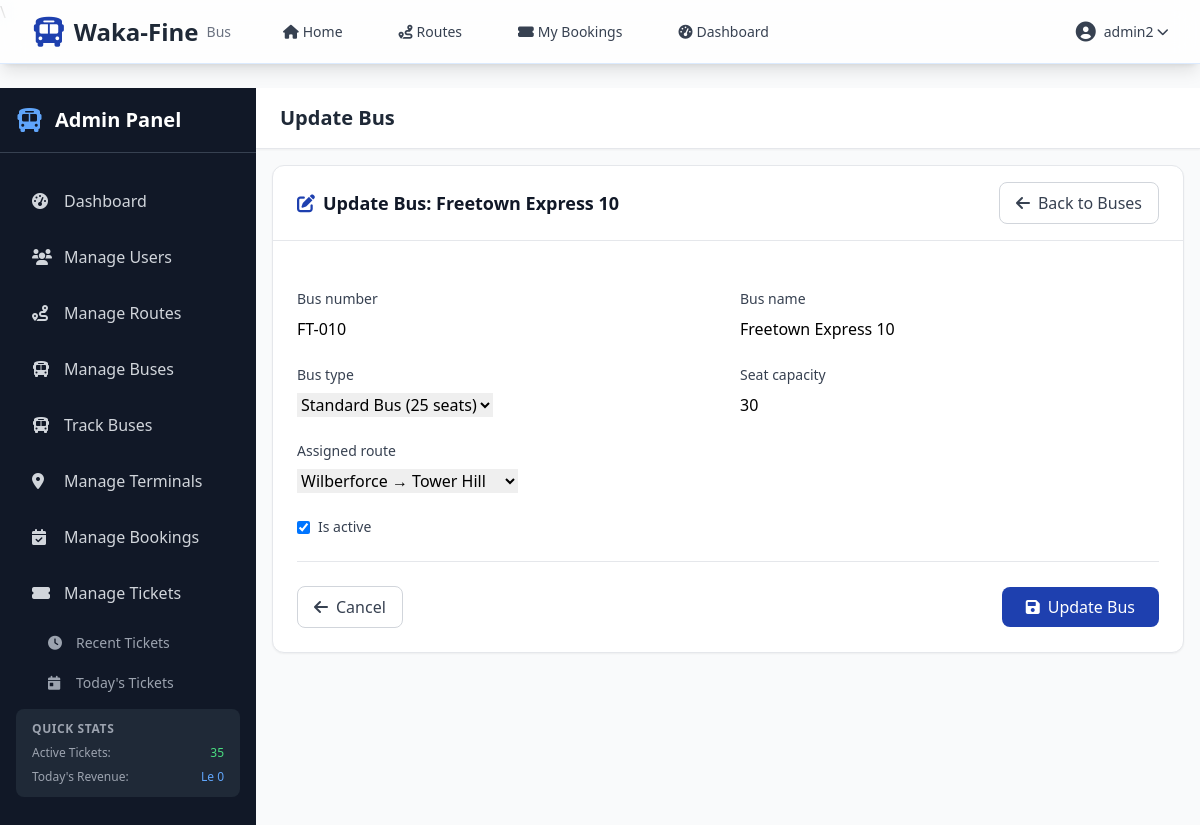
/buses/25/update/ (signed in), run on the app's committed database.
### accounts/models.py (models this page shows, shortened)
class User(AbstractUser):
    ROLE_CHOICES = [
        ("admin", "Admin"),
        ("staff", "Staff"),
        ("customer", "Customer"),
    ]
    role = models.CharField(max_length=10, choices=ROLE_CHOICES, default="customer")
    phone_number = models.CharField(max_length=15, blank=True, null=True)
    created_at = models.DateTimeField(auto_now_add=True)
    updated_at = models.DateTimeField(auto_now=True)
    @property
    def is_admin(self):
        return self.role == "admin"

### buses/models.py (models this page shows, shortened)
class Bus(models.Model):
    BUS_TYPE_CHOICES = [
        ("mini", "Mini Bus (14 seats)"),
        ("standard", "Standard Bus (25 seats)"),
        ("large", "Large Bus (35 seats)"),
    ]
    bus_number = models.CharField(max_length=20, unique=True)
    bus_name = models.CharField(max_length=100)
    bus_type = models.CharField(
        max_length=20, choices=BUS_TYPE_CHOICES, default="standard"
    )
    seat_capacity = models.PositiveIntegerField()
    assigned_route = models.ForeignKey(
        Route, on_delete=models.SET_NULL, null=True, blank=True
    )
    is_active = models.BooleanField(default=True)
    created_at = models.DateTimeField(auto_now_add=True)
    updated_at = models.DateTimeField(auto_now=True)

### buses/views.py (the view, shortened to what this page needs)
# urls.py: path("<int:pk>/update/", views.BusUpdateView.as_view(), name="update"),
class BusUpdateView(AdminRequiredMixin, UpdateView):
    model = Bus
    template_name = "buses/update.html"
    fields = [
        "bus_number",
        "bus_name",
        "bus_type",
        "seat_capacity",
        "assigned_route",
        "is_active",
    ]
    success_url = reverse_lazy("accounts:admin_manage_buses")

### buses/views.py (called while the page is built)
    def test_func(self):
        return self.request.user.is_authenticated and (
            self.request.user.is_admin or self.request.user.is_staff_member
        )

### routes/models.py (called while the page is built)
    def __str__(self):
        return f"{self.get_origin_display()} → {self.get_destination_display()}"

### templates/buses/update.html (shortened to what this page needs)
{% extends 'accounts/admin/base_admin.html' %}
{% block page_title %}Update Bus{% endblock %}
{% block content %}
<div class="bg-white rounded-xl shadow-sm border border-gray-200">
    <div class="px-6 py-4 border-b border-gray-200">
        <div class="flex items-center justify-between">
            <h3 class="text-lg font-semibold text-gray-900">
                <i class="fas fa-edit text-primary mr-2"></i>Update Bus: {{ object.bus_name }}
            </h3>
            <a href="{% url 'accounts:admin_manage_buses' %}"
               class="px-4 py-2 border border-gray-300 rounded-lg text-gray-700 hover:bg-gray-50 transition-colors">
                <i class="fas fa-arrow-left mr-2"></i>Back to Buses
            </a>
        </div>
    </div>
    <div class="p-6">
        <form method="post" class="space-y-6">
            <div class="grid grid-cols-1 md:grid-cols-2 gap-6">
                <div>
                    <label for="{{ form.bus_number.id_for_label }}" class="block text-sm font-medium text-gray-700 mb-2">
                        {{ form.bus_number.label }}
                    </label>
                    {{ form.bus_number }}
                </div>
                <div>
                    <label for="{{ form.bus_name.id_for_label }}" class="block text-sm font-medium text-gray-700 mb-2">
                        {{ form.bus_name.label }}
                    </label>
                    {{ form.bus_name }}
                </div>
                <div>
                    <label for="{{ form.bus_type.id_for_label }}" class="block text-sm font-medium text-gray-700 mb-2">
                        {{ form.bus_type.label }}
                    </label>
                    {{ form.bus_type }}
                </div>
                <div>
                    <label for="{{ form.seat_capacity.id_for_label }}" class="block text-sm font-medium text-gray-700 mb-2">
                        {{ form.seat_capacity.label }}
                    </label>
                    {{ form.seat_capacity }}
                </div>
                <div class="md:col-span-2">
                    <label for="{{ form.assigned_route.id_for_label }}" class="block text-sm font-medium text-gray-700 mb-2">
                        {{ form.assigned_route.label }}
                    </label>
                    {{ form.assigned_route }}
                </div>
                <div class="md:col-span-2">
                    <div class="flex items-center">
                        {{ form.is_active }}
                        <label for="{{ form.is_active.id_for_label }}" class="ml-2 text-sm font-medium text-gray-700">
                            {{ form.is_active.label }}
                        </label>
                    </div>
                </div>
            </div>
            <div class="flex items-center justify-between pt-6 border-t border-gray-200">
                <a href="{% url 'accounts:admin_manage_buses' %}"
                   class="px-4 py-2 border border-gray-300 rounded-lg text-gray-700 hover:bg-gray-50 transition-colors">
                    <i class="fas fa-arrow-left mr-2"></i>Cancel
                </a>
                <button type="submit"
                        class="px-6 py-2 bg-primary text-white rounded-lg hover:bg-blue-700 transition-colors">
                    <i class="fas fa-save mr-2"></i>Update Bus
                </button>
            </div>
        </form>
    </div>
</div>
{% endblock %}

### templates/base_nav.html (shortened to what this page needs)
\
{% load static %}
<nav class="bg-white/80 backdrop-blur-md shadow-lg fixed top-0 left-0 right-0 z-40 border-b border-blue-100 h-16">  <div class="max-w-7xl mx-auto px-4 sm:px-6 lg:px-8">
        <div class="flex justify-between h-16">
            <div class="flex items-center">
                <div class="flex-shrink-0 flex items-center">
                    <i class="fas fa-bus text-3xl text-primary mr-2"></i>
                    <span class="text-2xl font-bold text-gray-800">Waka-Fine</span>
                    <span class="text-sm text-gray-500 ml-2">Bus</span>
                </div>
                <div class="hidden md:ml-10 md:flex md:space-x-8">
                    <a href="{% url 'home' %}" class="text-gray-700 hover:text-primary px-3 py-2 text-sm font-medium transition-colors duration-200">
                        <i class="fas fa-home mr-1"></i>Home
                    </a>
                    <a href="{% url 'routes:search' %}" class="text-gray-700 hover:text-primary px-3 py-2 text-sm font-medium transition-colors duration-200">
                        <i class="fas fa-route mr-1"></i>Routes
                    </a>
                    {% if user.is_authenticated %}
                        <a href="{% url 'bookings:list' %}" class="text-gray-700 hover:text-primary px-3 py-2 text-sm font-medium transition-colors duration-200">
                            <i class="fas fa-ticket-alt mr-1"></i>My Bookings
                        </a>
                        <a href="{% url 'accounts:dashboard' %}" class="text-gray-700 hover:text-primary px-3 py-2 text-sm font-medium transition-colors duration-200">
                            <i class="fas fa-tachometer-alt mr-1"></i>Dashboard
                        </a>
                    {% endif %}
                </div>
            </div>
            <div class="flex items-center space-x-4">
                {% if user.is_authenticated %}
                    <div class="relative" x-data="{ open: false }">
                        <button @click="open = !open" class="flex items-center text-sm text-gray-700 hover:text-primary focus:outline-none transition-colors duration-200">
                            <i class="fas fa-user-circle text-xl mr-2"></i>
                            <span class="hidden md:block">{{ user.get_full_name|default:user.username }}</span>
                            <i class="fas fa-chevron-down ml-1 text-xs"></i>
                        </button>
                    </div>
                {% endif %}
            </div>
        </div>
    </div>
</nav>

### templates/buses/update.html (style rules this page uses)
form input, form select, form textarea { @apply w-full px-3 py-2 border border-gray-300 rounded-lg focus:ring-2 focus:ring-primary focus:border-transparent transition-all duration-200; }
form input[type="checkbox"] { @apply w-4 h-4 text-primary focus:ring-primary border-gray-300 rounded; }

### data on the page
User: get_full_name "admin2"
Bus: bus_name "Freetown Express 10", bus_number "FT-010", bus_type "Standard Bus (25 seats)", seat_capacity "30", assigned_route "Wilberforce → Tower Hill", is_active "☑"
